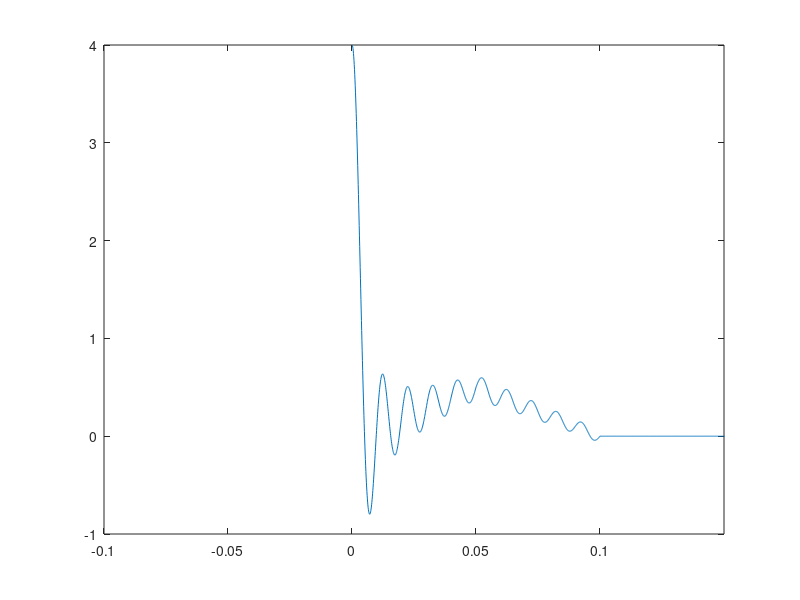
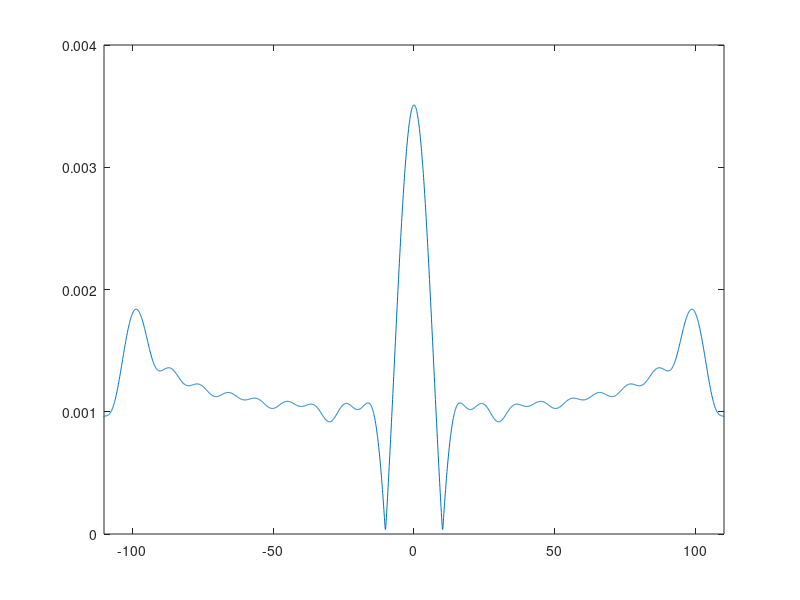

Here is the MATLAB script that generated these plots, in order:
function ExerciseOne
fs = 10000;
t = 0:1/fs:10;
%mt = zeros(length(t));
index = 1;
for i = 0:1/fs:10
    if (i <= 0.05)
        mt(index) = 4*sinc(200*i) + (10*i);
    elseif (i > 0.05 && i <= 0.1)
        mt(index) = 4*sinc(200*i) + (1 - 10*i);
    else
        mt(index) = 0;
    end
    index = index + 1;
end
Mf = fftshift(fft(mt));
n = length(mt) - 1;
df = fs/n;
f = -fs/2:df:fs/2;

figure(1)
plot(t,mt);
xlim([-0.1 0.15])

figure(2)
plot(f,abs(Mf)/(length(Mf) - 1));
xlim([-110 110])
end